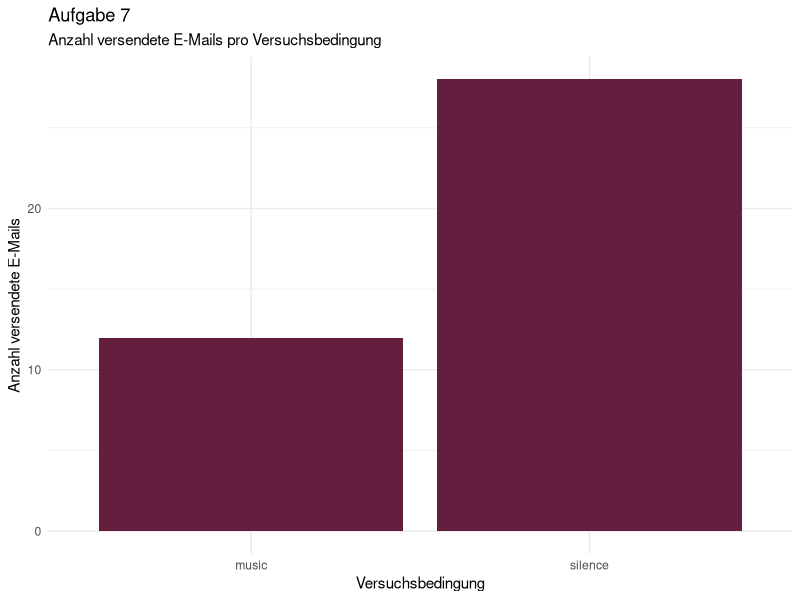

Write the R code that produced this figure.
# Dependencies -----
library(tidyverse)

# Aufgabe 1 -----
df <- read.table("practice_data.csv", sep = ";")
df <- read_delim("practice_data.csv", delim = ";")
df

# Aufgabe 2 -----

# a) Stichprobengrösse
nrow(df)
df %>% 
  count()

# b) Prozentualer Anteil Frauen / Männer
table(df$gender)
prop.table(table(df$gender))*100
df %>% 
  group_by(gender) %>% 
  count() %>% 
  mutate(percent = n / nrow(df) * 100)

# c) NAs
sum(is.na(df$gender))
sum(is.na(df$gender)) / nrow(df) * 100
df %>% 
  group_by(gender) %>% 
  count() %>% 
  mutate(percent = n / nrow(df) * 100)

# Aufgabe 3 -----

# a) how many did not finish
sum(df$progress < 100)
df %>% 
  filter(progress < 100) %>% 
  count()

# b) dataset of those that finished
dc <- df[df$progress == 100, ]
dim(dc)
dc <- df %>% 
  filter(progress == 100)
dc

# Aufgabe 4 -----

# a) Geschlecht
table(dc$gender, useNA = "always")
dc %>% 
  group_by(gender) %>% 
  count()

# b) language
table(dc$language, useNA = "always")
dc %>% 
  group_by(language) %>% 
  count()

# c) email
table(dc$success, useNA = "always")
dc %>% 
  group_by(success) %>% 
  count()

# d) Verteilung Alter
mean(dc$age)
median(dc$age)
sd(dc$age)
min(dc$age)
max(dc$age)
dc %>% 
  summarise(mean = mean(age),
            median = median(age),
            sd = sd(age),
            min = min(age),
            max = max(age))

# Aufgabe 5 -----

# a) Probanden pro Bedingung
table(dc$condition)
dc %>% 
  group_by(condition) %>% 
  count()

# b) Geschlecht pro Bedingung
table(dc$condition, dc$gender)
dc %>% 
  group_by(condition, gender) %>% 
  count()

# c) E-Mail pro Bedingung
table(dc$condition, dc$success)
dc %>% 
  group_by(condition, success) %>% 
  count()

# d) Klicks auf Seite 1
mean(dc$clicks_p1)
mean(dc[dc$condition == "music", ]$clicks_p1)
mean(dc[dc$condition == "silence", ]$clicks_p1)
sd(dc[dc$condition == "music", ]$clicks_p1)
sd(dc[dc$condition == "silence", ]$clicks_p1)
median(dc[dc$condition == "music", ]$clicks_p1)
median(dc[dc$condition == "silence", ]$clicks_p1)
for (fun in c("mean", "sd", "median")) {
  print(tapply(FUN = fun,
               X = dc$clicks_p1,
               INDEX = dc$condition))
}
dc %>% 
  summarize(mean_clicks_p1 = mean(clicks_p1))
dc %>% 
  group_by(condition) %>% 
  summarize(mean = mean(clicks_p1),
            sd = sd(clicks_p1),
            median = median(clicks_p1))

# Aufgabe 6 -----

# a) test ob Musik Einfluss auf E-Mail 
table(dc$condition, dc$success)
chisq.test(x = dc$condition, 
           y = dc$success)

# b) test ob Gender Einfluss auf E-Mail
table(dc$gender, dc$success)
chisq.test(x = dc$gender, 
           y = dc$success)

# c) test ob Condition Einfluss auf Clicks Seite 1
dc %>% 
  group_by(condition) %>% 
  summarize(mean(clicks_p1))
t.test(clicks_p1 ~ condition, data = dc)

# Aufgabe 7 -----
# Plot mit Anzahl Personen die Email geschickt haben pro bedingung
df %>% 
  ggplot() +
  geom_col(mapping = aes(x = condition,
                         y = success),
           fill = "#651e3e") +
  labs(title = "Aufgabe 7",
       subtitle = "Anzahl versendete E-Mails pro Versuchsbedingung",
       x = "Versuchsbedingung",
       y = "Anzahl versendete E-Mails") +
  theme_minimal()




